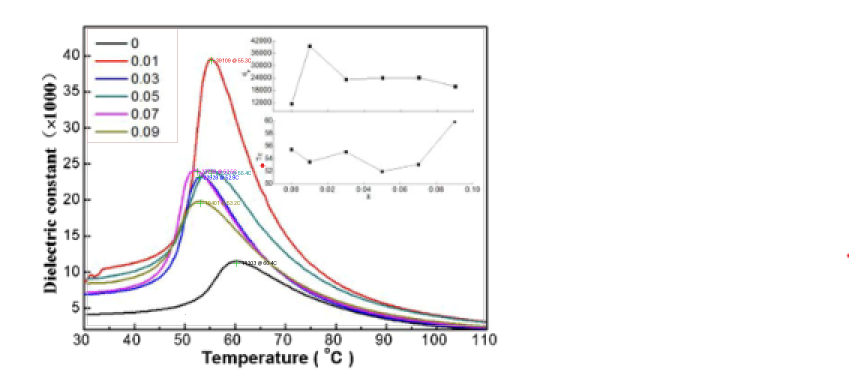
#> input picture 화면 캡처 test_overlay.png, 1698 x 744 px (shown at 1/2 size)
$ python read_permittivity_plot_adapted.py '화면 캡처 test_overlay.png'
#> lines starting #> are read from the running program, lines starting #| are printed output that depends on the picture; after the words box and inside, x2 and y2 are one past the last pixel; in counts of white or black regions, pixels touching at a corner belong together
"""
Digitize the (Ba1-xSrx)(Zr0.1Ti0.9)O3 permittivity-vs-temperature plot
(axis range 30..110 C, eps x1000 10..40) -- adapted from
read_permittivity_plot.py for "화면 캡처 test.png".

Axis calibration was measured from the tick labels (OCR + pixel positions):
  X ticks : 30..110 C  at cols 54.1 .. 323.1
  Y ticks : 10..40 (x1000) at rows 36.3 .. 180.8
Curves are separated by hue (legend handle colours).

Usage:  python read_permittivity_plot_adapted.py permittivity.png
"""
import sys
import numpy as np
from PIL import Image, ImageDraw

REL_LIMIT = 0.10
SIGMA_PX = 1.5
MARKER_HALF = 1.5

X_TICK_COLS = [54.1, 87.75, 121.6, 154.9, 188.75, 222.6, 255.75, 289.75, 323.1]
X_TICK_VALS = [30, 40, 50, 60, 70, 80, 90, 100, 110]
Y_TICK_ROWS = [36.3, 59.9, 84.7, 108.6, 132.7, 156.7, 180.8]
Y_TICK_VALS = [40000, 35000, 30000, 25000, 20000, 15000, 10000]

ROOM_T = 25.0
T_MIN, T_MAX = -50.0, 150.0

PLOT = dict(top=19, bottom=218, left=56, right=323)
LEGEND = (56, 112, 25, 95)          # col0, col1, row0, row1

HUE_CENTERS = {
    "x=0.01 (red)":    0.010,
    "x=0.03 (blue)":   0.673,
    "x=0.05 (teal)":   0.482,
    "x=0.07 (purple)": 0.816,
    "x=0.09 (olive)":  0.186,
}
HUE_TOL = 0.045


def load(path):
    return np.array(Image.open(path).convert("RGB")).astype(float) / 255.0


def rgb_to_hsv(a):
    r, g, b = a[..., 0], a[..., 1], a[..., 2]
    mx = a.max(axis=2)
    mn = a.min(axis=2)
    df = mx - mn
    h = np.zeros_like(mx)
    m = df > 1e-9
    idx = m & (mx == r)
    h[idx] = ((g[idx] - b[idx]) / df[idx]) % 6
    idx = m & (mx == g)
    h[idx] = (b[idx] - r[idx]) / df[idx] + 2
    idx = m & (mx == b)
    h[idx] = (r[idx] - g[idx]) / df[idx] + 4
    h = (h / 6.0) % 1.0
    s = np.where(mx > 0, df / np.where(mx == 0, 1, mx), 0)
    return h, s, mx


def main(path):
#> called with path = '화면 캡처 test_overlay.png'
    sys.stdout.reconfigure(encoding="utf-8")
    im = load(path)
    H, W, _ = im.shape
#> H = 744; W = 1698
    h, s, v = rgb_to_hsv(im)
#> in rgb_to_hsv, `m = df > 1e-9`:
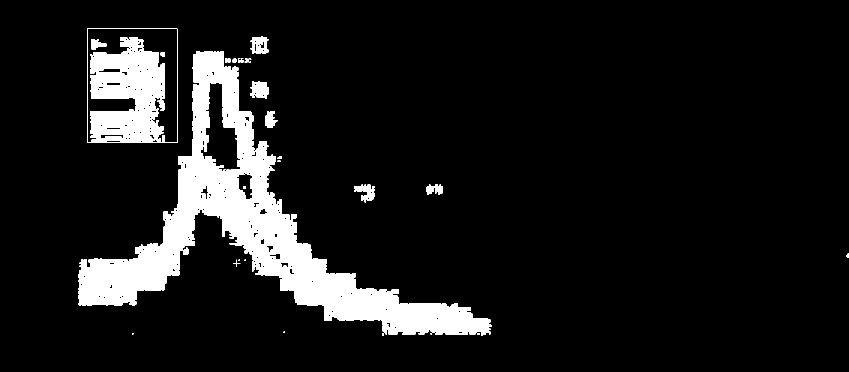
#> m: shape (744, 1698) bool (shown at 1/2 size); 10% white; 30 white regions (7 under 20 px), largest, box (x1, y1, x2, y2) and area: (175, 102, 966, 651) 92824, (174, 57, 355, 286) 23766, (765, 636, 984, 672) 3494
#> in rgb_to_hsv, `idx = m & (mx == r)`: idx: shape (744, 1698) bool; 4.1% white; 463 white regions (308 under 20 px), largest, box (x1, y1, x2, y2) and area: (372, 111, 966, 642) 16523, (174, 57, 355, 286) 6927, (459, 450, 948, 651) 5370
#> in rgb_to_hsv, `idx = m & (mx == g)`: idx: shape (744, 1698) bool; 4.4% white; 323 white regions (184 under 20 px), largest, box (x1, y1, x2, y2) and area: (426, 330, 678, 588) 7961, (180, 126, 270, 198) 3852, (273, 378, 450, 546) 3502
#> in rgb_to_hsv, `h[idx] = (b[idx] - r[idx]) / df[idx] + 2`:
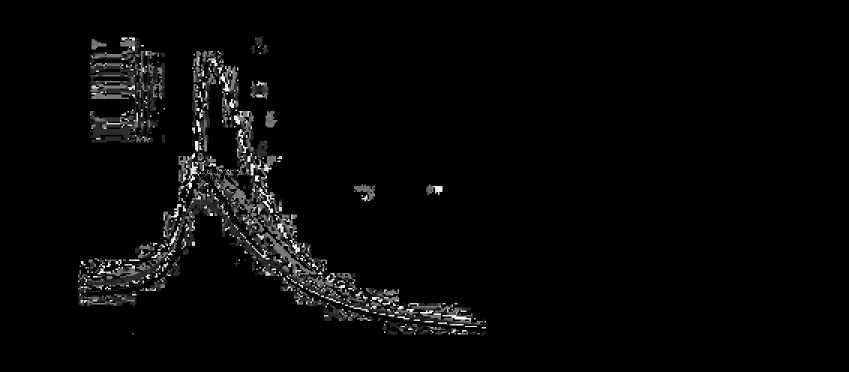
#> h: shape (744, 1698) float64 (shown at 1/2 size); min 0, max 5.99, mean 0.157; drawn with min black and max white
#> in rgb_to_hsv, `idx = m & (mx == b)`:
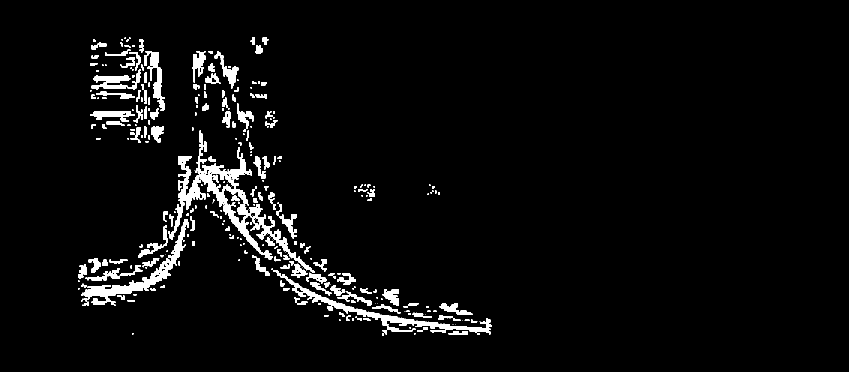
#> idx: shape (744, 1698) bool (shown at 1/2 size); 3.9% white; 390 white regions (230 under 20 px), largest, box (x1, y1, x2, y2) and area: (336, 261, 630, 546) 11518, (175, 438, 378, 612) 4758, (543, 537, 900, 651) 3526
#> in rgb_to_hsv, `h[idx] = (r[idx] - g[idx]) / df[idx] + 4`:
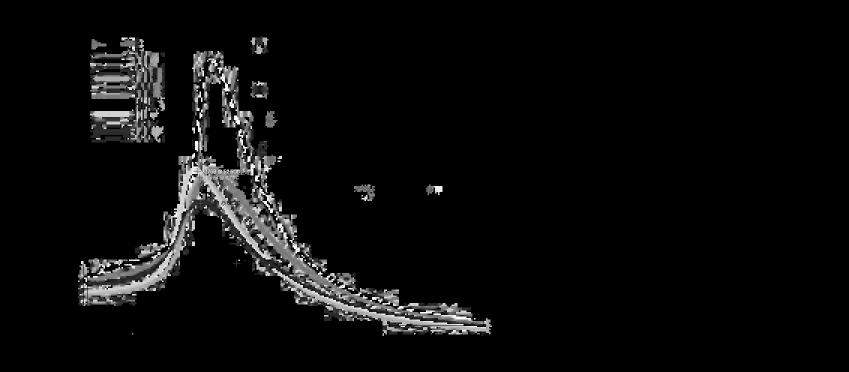
#> h: shape (744, 1698) float64 (shown at 1/2 size); 2.51% of pixels changed, all inside (x1, y1, x2, y2) = (159, 75, 984, 672); drawn with min black and max white

    ax, bx = np.polyfit(X_TICK_COLS, X_TICK_VALS, 1)
    ay, by = np.polyfit(Y_TICK_ROWS, Y_TICK_VALS, 1)
    T = lambda c: ax * c + bx
    E = lambda r: ay * r + by
    col_of = lambda t: (t - bx) / ax
    deg_per_px, eps_per_px = abs(ax), abs(ay)
    print(f"calibration: {deg_per_px:.3f} C/px, {eps_per_px:.1f} eps/px; "
          f"sigma = {SIGMA_PX} px -> +-{SIGMA_PX*deg_per_px:.1f} C, +-{SIGMA_PX*eps_per_px:.0f} eps")

    reg = np.zeros((H, W), bool)
    reg[PLOT["top"]:PLOT["bottom"], PLOT["left"]:PLOT["right"]] = True
    c0, c1, r0, r1 = LEGEND
    reg[r0:r1, c0:c1] = False

    overlay = Image.open(path).convert("RGB").resize((W * 3, H * 3), Image.NEAREST)
    d = ImageDraw.Draw(overlay)

    def fmt(val, err):
        rel = err / abs(val) if val else float("inf")
        tag = "OK" if rel <= REL_LIMIT else "읽기불가"
        return f"{val:8.0f} +-{err:5.0f} ({rel*100:4.1f}%) {tag}"

    print(f"\n{'curve':16s} | {'peak eps':32s} | {'peak T (C)':16s} | {'eps @30C':32s} | "
          f"{'max eps (data)':16s} | {'min eps (data)':32s}")
    for name, hc in HUE_CENTERS.items():
        dist = np.abs(h - hc)
        dist = np.minimum(dist, 1 - dist)
        m = (dist < HUE_TOL) & (s > 0.2) & (v > 0.2) & reg
        env = {}
        for c in range(PLOT["left"], PLOT["right"] + 1):
            rr = np.nonzero(m[:, c])[0]
            if len(rr):
                env[c] = (rr.min(), float(np.median(rr)), rr.max())
        cols = sorted(env)
        if not cols:
            print(f"{name:16s} | no pixels")
            continue
        top_row = min(env[c][0] for c in cols)
        pk_cols = [c for c in cols if env[c][0] <= top_row + 1]
        pk_col = float(np.mean(pk_cols))
        pk_eps = E(top_row + MARKER_HALF)
        pk_T = T(pk_col)
        pk_err = SIGMA_PX * eps_per_px
        pk_T_err = max(SIGMA_PX, (max(pk_cols) - min(pk_cols)) / 2) * deg_per_px

        t_lo = max(T_MIN, T(cols[0]))
        t_hi = min(T_MAX, T(cols[-1]))
        e25 = "n/a (X축 30-110C)"
        for tt, tol in ((ROOM_T, 1.5), (30.0, 3.0)):
            c25 = col_of(tt)
            near = [c for c in cols if abs(c - c25) <= tol]
            if near:
                r25 = float(np.mean([env[c][1] for c in near]))
                e25 = fmt(E(r25), float(np.hypot(SIGMA_PX * eps_per_px, 0.0)))
                if tt == ROOM_T:
                    e25 = "n/a(축밖)"
                else:
                    e25 = "30C: " + e25
                break

        cr = [c for c in cols if col_of(t_lo) <= c <= col_of(t_hi)]
        mx_eps = E(min(env[c][0] for c in cr) + MARKER_HALF)
        bot_row = max(env[c][2] for c in cr)
        mn_eps = E(bot_row - MARKER_HALF)
        smin = fmt(mn_eps, SIGMA_PX * eps_per_px)
        print(f"{name:16s} | {fmt(pk_eps, pk_err):32s} | {pk_T:6.1f} +-{pk_T_err:4.1f}    | "
              f"{e25:32s} | {mx_eps:16.0f} | {smin:32s}")

        for c in cols:
            d.point((c * 3 + 1, env[c][1] * 3 + 1), fill=(0, 0, 0))
        x, y = pk_col * 3 + 1, (top_row + MARKER_HALF) * 3 + 1
        d.line([(x - 6, y), (x + 6, y)], fill=(0, 200, 0), width=1)
        d.line([(x, y - 6), (x, y + 6)], fill=(0, 200, 0), width=1)
#> this loop made 5 passes
#> pass 1, in main, `m = (dist < HUE_TOL) & (s > 0.2) & (v > 0.2) & reg`:
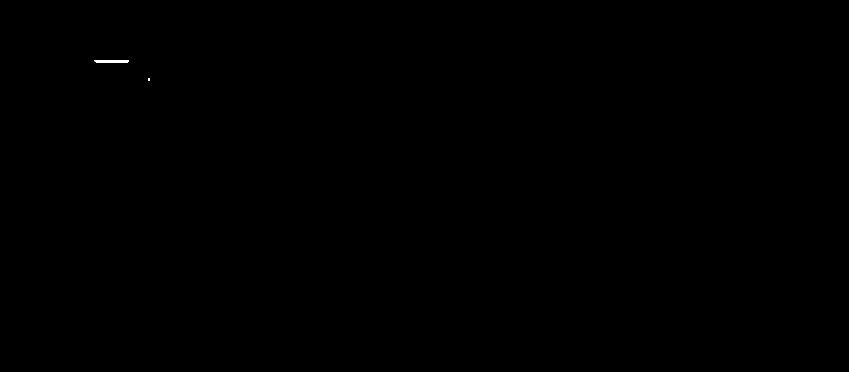
#> m: shape (744, 1698) bool (shown at 1/2 size); 0.03% white; 2 white regions (1 under 20 px), largest, box (x1, y1, x2, y2) and area: (189, 120, 258, 126) 396
#> pass 2, in main, `dist = np.abs(h - hc)`:
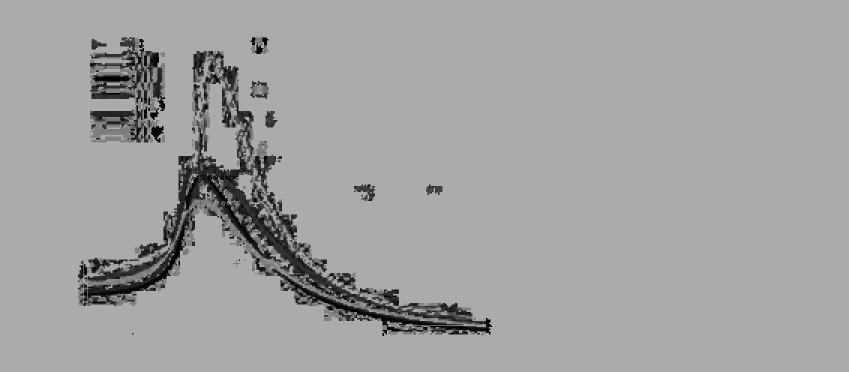
#> dist: shape (744, 1698) float64 (shown at 1/2 size); min 4.4e-05, max 0.673, mean 0.637

    for tt, colr in ((ROOM_T, (150, 150, 150)), (30.0, (120, 120, 255))):
        x = col_of(tt) * 3 + 1
        d.line([(x, 0), (x, H * 3)], fill=colr, width=1)
    out = path.rsplit(".", 1)[0] + "_overlay.png"
    overlay.save(out)
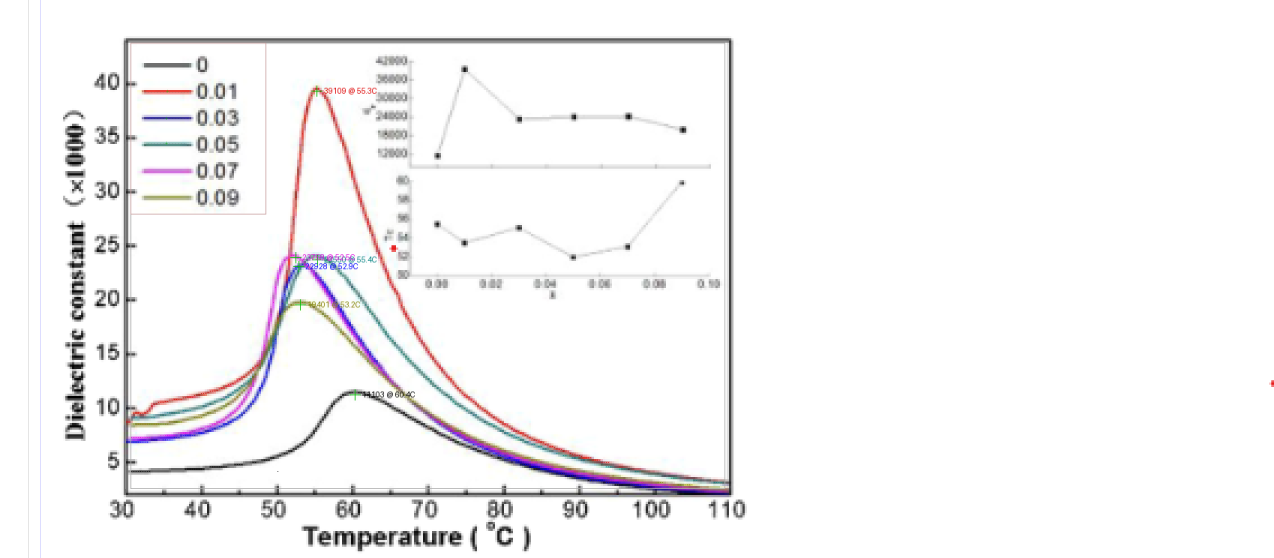
#> saved as 화면 캡처 test_overlay_overlay.png: PIL image 5094x2232 RGB (shown at 1/4 size); mean R, G, B 246.2, 245.3, 246
    print(f"\noverlay saved: {out}  (green cross = peak, gray = 25 C(out of axis), blue = 30 C)")


if __name__ == "__main__":
    main(sys.argv[1] if len(sys.argv) > 1 else "permittivity.png")

$ run again, on 새 폴더/화면 캡처 test_overlay.png
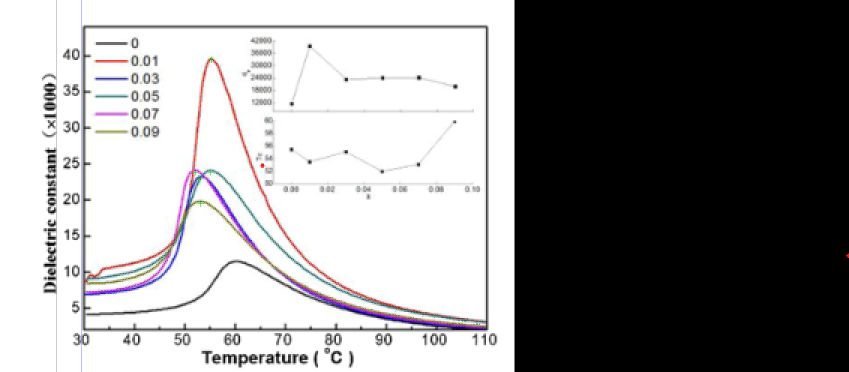
#> input picture 새 폴더/화면 캡처 test_overlay.png, 1698 x 744 px (shown at 1/2 size)
#> in rgb_to_hsv, `m = df > 1e-9`:
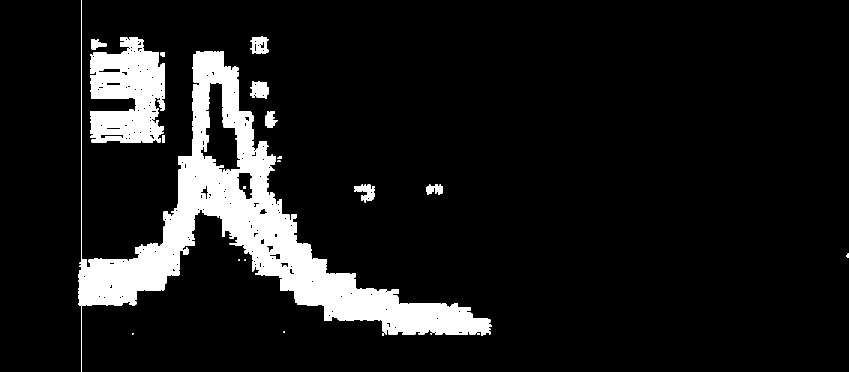
#> m: shape (744, 1698) bool (shown at 1/2 size); 9.9% white; 18 white regions (5 under 20 px), largest, box (x1, y1, x2, y2) and area: (156, 0, 984, 744) 97648, (180, 75, 330, 285) 22860, (501, 162, 537, 198) 954
#> in main, `overlay.save(out)`:
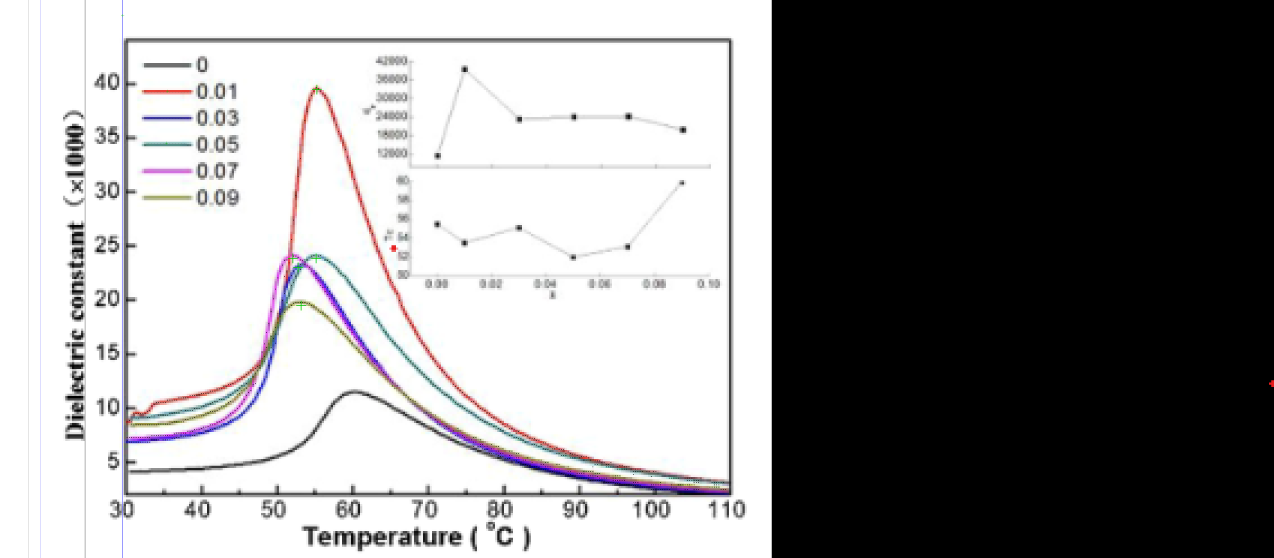
#> saved as 화면 캡처 test_overlay_overlay.png: PIL image 5094x2232 RGB (shown at 1/4 size); mean R, G, B 145.8, 145, 145.7
